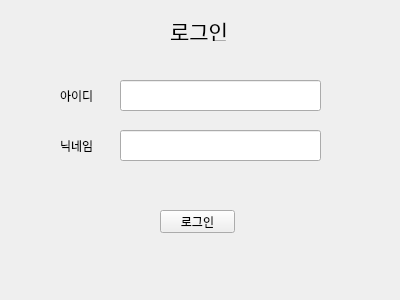
<?xml version="1.0" encoding="UTF-8"?>
<ui version="4.0">
 <class>Form</class>
 <widget class="QWidget" name="Form">
  <property name="geometry">
   <rect>
    <x>0</x>
    <y>0</y>
    <width>400</width>
    <height>300</height>
   </rect>
  </property>
  <property name="windowTitle">
   <string>Form</string>
  </property>
  <widget class="QLineEdit" name="LoginEdit">
   <property name="geometry">
    <rect>
     <x>120</x>
     <y>80</y>
     <width>201</width>
     <height>31</height>
    </rect>
   </property>
  </widget>
  <widget class="QLineEdit" name="NickNameEdit">
   <property name="geometry">
    <rect>
     <x>120</x>
     <y>130</y>
     <width>201</width>
     <height>31</height>
    </rect>
   </property>
  </widget>
  <widget class="QLabel" name="label">
   <property name="geometry">
    <rect>
     <x>60</x>
     <y>90</y>
     <width>56</width>
     <height>12</height>
    </rect>
   </property>
   <property name="text">
    <string>아이디</string>
   </property>
  </widget>
  <widget class="QLabel" name="label_2">
   <property name="geometry">
    <rect>
     <x>60</x>
     <y>140</y>
     <width>56</width>
     <height>12</height>
    </rect>
   </property>
   <property name="text">
    <string>닉네임</string>
   </property>
  </widget>
  <widget class="QLabel" name="label_3">
   <property name="geometry">
    <rect>
     <x>170</x>
     <y>20</y>
     <width>81</width>
     <height>21</height>
    </rect>
   </property>
   <property name="font">
    <font>
     <family>Agency FB</family>
     <pointsize>16</pointsize>
    </font>
   </property>
   <property name="text">
    <string>로그인</string>
   </property>
  </widget>
  <widget class="QPushButton" name="LoginButton">
   <property name="geometry">
    <rect>
     <x>160</x>
     <y>210</y>
     <width>75</width>
     <height>23</height>
    </rect>
   </property>
   <property name="text">
    <string>로그인</string>
   </property>
  </widget>
 </widget>
 <resources/>
 <connections/>
</ui>
